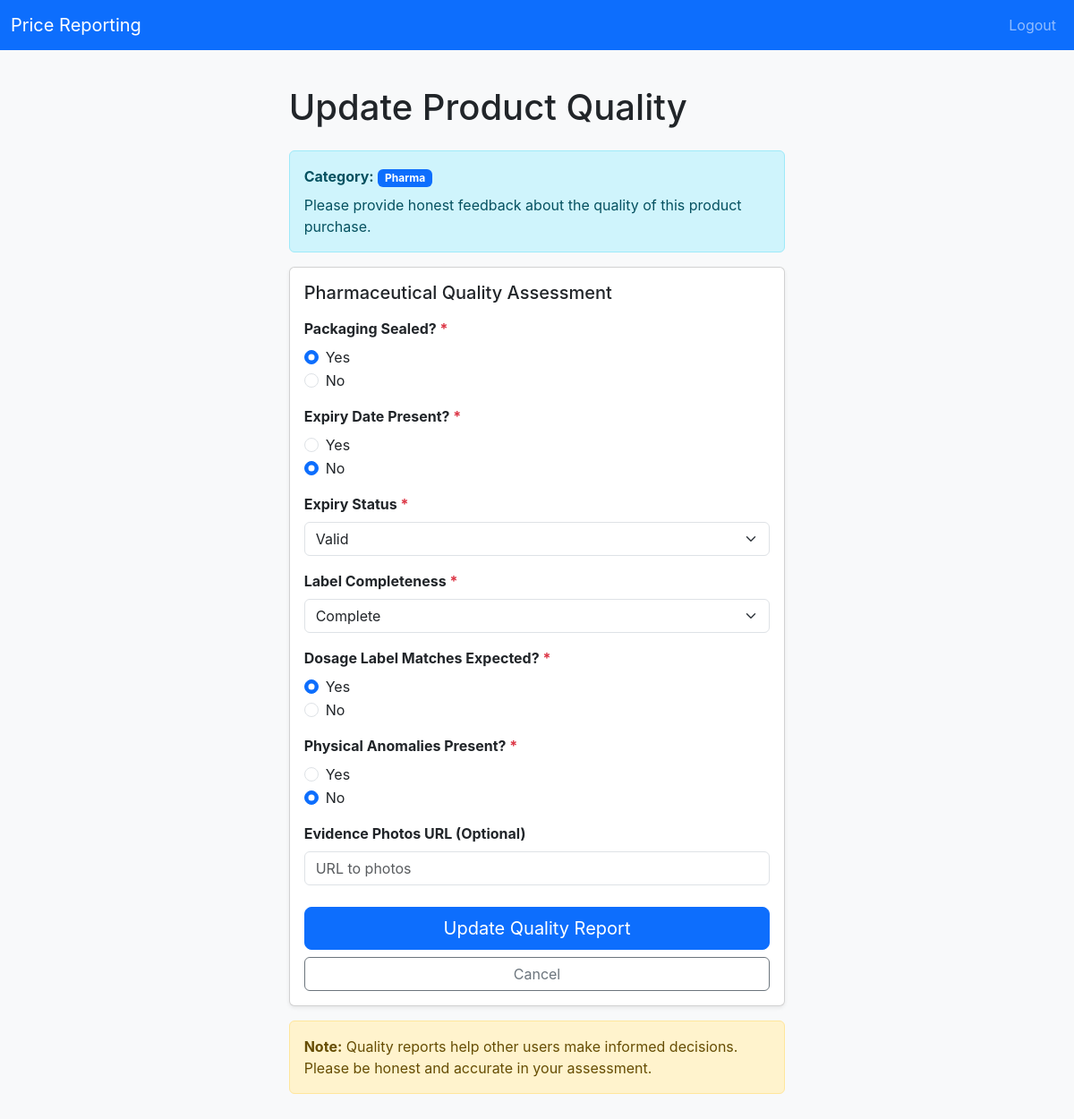
Page /create/quality_report/1 (signed in) on the committed database.
### tables this page shows
CREATE TABLE products (
  id INTEGER PRIMARY KEY AUTOINCREMENT,
  canonical_name TEXT NOT NULL,
  category TEXT NOT NULL CHECK (
    category IN ('electronics','pharma','apparel','food')
  ),
  created_at DATETIME NOT NULL DEFAULT CURRENT_TIMESTAMP
);

CREATE TABLE pharma_quality_reports (
  id INTEGER PRIMARY KEY AUTOINCREMENT,

  quality_report_id INTEGER NOT NULL UNIQUE,

  packaging_sealed INTEGER NOT NULL CHECK (packaging_sealed IN (0,1)),

  expiry_date_present INTEGER NOT NULL CHECK (expiry_date_present IN (0,1)),

  expiry_status TEXT CHECK (expiry_status IN ('valid','near_expiry','expired')) NOT NULL,

  label_completeness TEXT CHECK (label_completeness IN ('complete','partial','missing')) NOT NULL,

  dosage_label_matches_expected INTEGER NOT NULL CHECK (dosage_label_matches_expected IN (0,1)),

  physical_anomalies_present INTEGER NOT NULL CHECK (physical_anomalies_present IN (0,1)),

  evidence_photos TEXT,

  normalized_quality_score REAL NOT NULL CHECK (normalized_quality_score BETWEEN 0.0 AND 1.0),

  scoring_version TEXT NOT NULL,

  created_at DATETIME NOT NULL DEFAULT CURRENT_TIMESTAMP,

  FOREIGN KEY (quality_report_id)
    REFERENCES quality_reports(id)
    ON DELETE CASCADE
);

### routes/user.py (the view)
@user_bp.route("/create/quality_report/<int:price_report_id>", methods=["GET", "POST"])
@login_required
def create_quality_report(price_report_id):
    try:
        pr = db.execute(
            "SELECT pr.id, pr.user_id, p.category "
            "FROM price_reports pr "
            "JOIN product_aliases pa ON pr.product_alias_id = pa.id "
            "JOIN products p ON pa.product_id = p.id "
            "WHERE pr.id = ?",
            price_report_id
        )
    except Exception as e:
        print(f"Database error: {e}")
        return apology("Database error", 500)
    if not pr:
        return apology("Price report not found", 404)
    if pr[0]['user_id'] != session.get("user_id"):
        return apology("Access denied", 403)
    existing_qr = db.execute(
        "SELECT id FROM quality_reports WHERE price_report_id = ?",
        price_report_id
    )
    category = pr[0]['category']
    is_update = len(existing_qr) > 0
    if request.method == "POST":
        if category == 'electronics':
            return process_electronics_quality(price_report_id, category, is_update)
        elif category == 'pharma':
            return process_pharma_quality(price_report_id, category, is_update)
        elif category == 'food':
            return process_food_quality(price_report_id, category, is_update)
        elif category == 'apparel':
            return process_apparel_quality(price_report_id, category, is_update)
        else:
            return apology("Invalid category", 400)
    else:
        existing_data = None
        if is_update:
            existing_data = get_existing_quality_data(price_report_id, category)
        return render_template("create_quality_report.html",
                             price_report_id=price_report_id,
                             category=category,
                             is_update=is_update,
                             existing_data=existing_data)

### app.py (called while the page is built)
@app.after_request
def after_request(response):
    response.headers["Cache-Control"] = "no-cache, no-store, must-revalidate"
    response.headers["Expires"] = 0
    response.headers["Pragma"] = "no-cache"
    return response

### helpers.py (called while the page is built)
def login_required(f):
    @wraps(f)
    def decorated_function(*args, **kwargs):
        if session.get("user_id") is None:
            return redirect("/login")
        return f(*args, **kwargs)
    return decorated_function

### templates/create_quality_report.html (shortened to what this page needs)
{% extends "layout.html" %}
{% block content %}
<div class="container">
  <div class="row justify-content-center">
    <div class="col-lg-8">
      <h1 class="mb-4">{% if is_update %}Update{% else %}Report{% endif %} Product Quality</h1>
      <div class="alert alert-info">
        <strong>Category:</strong> <span class="badge bg-primary">{{ category|capitalize }}</span>
        <p class="mb-0 mt-2">Please provide honest feedback about the quality of this product purchase.</p>
      </div>
      <div class="card shadow-sm">
        <div class="card-body">
          <form method="post" id="quality-report-form">
            {% if category == 'electronics' %}
            <h5 class="mb-3">Electronics Quality Assessment</h5>
            <div class="mb-3">
              <label class="form-label fw-bold">Device Functional? <span class="text-danger">*</span></label>
              <div>
                <div class="form-check">
                  <input class="form-check-input" type="radio" name="device_functional" id="functional_yes" value="1" required
                    {% if existing_data and existing_data.device_functional == 1 %}checked{% endif %}>
                  <label class="form-check-label" for="functional_yes">Yes</label>
                </div>
                <div class="form-check">
                  <input class="form-check-input" type="radio" name="device_functional" id="functional_no" value="0"
                    {% if existing_data and existing_data.device_functional == 0 %}checked{% endif %}>
                  <label class="form-check-label" for="functional_no">No</label>
                </div>
              </div>
            </div>
            <div class="mb-3">
              <label for="authenticity_confidence" class="form-label fw-bold">Authenticity Confidence (1-5) <span class="text-danger">*</span></label>
              <select class="form-select" id="authenticity_confidence" name="authenticity_confidence" required>
                <option value="">Select...</option>
                <option value="1" {% if existing_data and existing_data.authenticity_confidence == 1 %}selected{% endif %}>1 - Definitely Counterfeit</option>
                <option value="2" {% if existing_data and existing_data.authenticity_confidence == 2 %}selected{% endif %}>2 - Likely Counterfeit</option>
                <option value="3" {% if existing_data and existing_data.authenticity_confidence == 3 %}selected{% endif %}>3 - Uncertain</option>
                <option value="4" {% if existing_data and existing_data.authenticity_confidence == 4 %}selected{% endif %}>4 - Likely Authentic</option>
                <option value="5" {% if existing_data and existing_data.authenticity_confidence == 5 %}selected{% endif %}>5 - Definitely Authentic</option>
              </select>
            </div>
            <div class="mb-3">
              <label for="condition_match" class="form-label fw-bold">Condition Match Expectation (1-5) <span class="text-danger">*</span></label>
              <select class="form-select" id="condition_match" name="condition_match" required>
                <option value="">Select...</option>
                <option value="1" {% if existing_data and existing_data.condition_match == 1 %}selected{% endif %}>1 - Much Worse</option>
                <option value="2" {% if existing_data and existing_data.condition_match == 2 %}selected{% endif %}>2 - Worse</option>
                <option value="3" {% if existing_data and existing_data.condition_match == 3 %}selected{% endif %}>3 - As Expected</option>
                <option value="4" {% if existing_data and existing_data.condition_match == 4 %}selected{% endif %}>4 - Better</option>
                <option value="5" {% if existing_data and existing_data.condition_match == 5 %}selected{% endif %}>5 - Much Better</option>
              </select>
            </div>
            <div class="mb-3">
              <label class="form-label fw-bold">Warranty Honored?</label>
              <div>
                <div class="form-check">
                  <input class="form-check-input" type="radio" name="warranty_honored" id="warranty_yes" value="1"
                    {% if existing_data and existing_data.warranty_honored == 1 %}checked{% endif %}>
                  <label class="form-check-label" for="warranty_yes">Yes</label>
                </div>
                <div class="form-check">
                  <input class="form-check-input" type="radio" name="warranty_honored" id="warranty_no" value="0"
                    {% if existing_data and existing_data.warranty_honored == 0 %}checked{% endif %}>
                  <label class="form-check-label" for="warranty_no">No</label>
                </div>
                <div class="form-check">
                  <input class="form-check-input" type="radio" name="warranty_honored" id="warranty_na" value=""
                    {% if not existing_data or existing_data.warranty_honored is none %}checked{% endif %}>
                  <label class="form-check-label" for="warranty_na">N/A / Not Tested</label>
                </div>
              </div>
            </div>
            <div class="mb-3">
              <label class="form-label fw-bold">Accessories Complete? <span class="text-danger">*</span></label>
              <div>
                <div class="form-check">
                  <input class="form-check-input" type="radio" name="accessories_complete" id="accessories_yes" value="1" required
                    {% if existing_data and existing_data.accessories_complete == 1 %}checked{% endif %}>
                  <label class="form-check-label" for="accessories_yes">Yes</label>
                </div>
                <div class="form-check">
                  <input class="form-check-input" type="radio" name="accessories_complete" id="accessories_no" value="0"
                    {% if existing_data and existing_data.accessories_complete == 0 %}checked{% endif %}>
                  <label class="form-check-label" for="accessories_no">No</label>
                </div>
              </div>
            </div>
            <div class="mb-3">
              <label for="reported_issue" class="form-label fw-bold">Reported Issues (Optional)</label>
              <textarea class="form-control" id="reported_issue" name="reported_issue" rows="3"
                placeholder="Describe any issues or defects...">{% if existing_data %}{{ existing_data.reported_issue }}{% endif %}</textarea>
            </div>
            {% elif category == 'pharma' %}
            <h5 class="mb-3">Pharmaceutical Quality Assessment</h5>
            <div class="mb-3">
              <label class="form-label fw-bold">Packaging Sealed? <span class="text-danger">*</span></label>
              <div>
                <div class="form-check">
                  <input class="form-check-input" type="radio" name="packaging_sealed" id="sealed_yes" value="1" required
                    {% if existing_data and existing_data.packaging_sealed == 1 %}checked{% endif %}>
                  <label class="form-check-label" for="sealed_yes">Yes</label>
                </div>
                <div class="form-check">
                  <input class="form-check-input" type="radio" name="packaging_sealed" id="sealed_no" value="0"
                    {% if existing_data and existing_data.packaging_sealed == 0 %}checked{% endif %}>
                  <label class="form-check-label" for="sealed_no">No</label>
                </div>
              </div>
            </div>
            <div class="mb-3">
              <label class="form-label fw-bold">Expiry Date Present? <span class="text-danger">*</span></label>
              <div>
                <div class="form-check">
                  <input class="form-check-input" type="radio" name="expiry_date_present" id="expiry_present_yes" value="1" required
                    {% if existing_data and existing_data.expiry_date_present == 1 %}checked{% endif %}>
                  <label class="form-check-label" for="expiry_present_yes">Yes</label>
                </div>
                <div class="form-check">
                  <input class="form-check-input" type="radio" name="expiry_date_present" id="expiry_present_no" value="0"
                    {% if existing_data and existing_data.expiry_date_present == 0 %}checked{% endif %}>
                  <label class="form-check-label" for="expiry_present_no">No</label>
                </div>
              </div>
            </div>
            <div class="mb-3">
              <label for="expiry_status" class="form-label fw-bold">Expiry Status <span class="text-danger">*</span></label>
              <select class="form-select" id="expiry_status" name="expiry_status" required>
                <option value="valid" {% if existing_data and existing_data.expiry_status == 'valid' %}selected{% endif %}>Valid</option>
              </select>
            </div>
            <div class="mb-3">
              <label for="label_completeness" class="form-label fw-bold">Label Completeness <span class="text-danger">*</span></label>
              <select class="form-select" id="label_completeness" name="label_completeness" required>
                <option value="complete" {% if existing_data and existing_data.label_completeness == 'complete' %}selected{% endif %}>Complete</option>
              </select>
            </div>
            <div class="mb-3">
              <label class="form-label fw-bold">Dosage Label Matches Expected? <span class="text-danger">*</span></label>
              <div>
                <div class="form-check">
                  <input class="form-check-input" type="radio" name="dosage_label_matches_expected" id="dosage_yes" value="1" required
                    {% if existing_data and existing_data.dosage_label_matches_expected == 1 %}checked{% endif %}>
                  <label class="form-check-label" for="dosage_yes">Yes</label>
                </div>
                <div class="form-check">
                  <input class="form-check-input" type="radio" name="dosage_label_matches_expected" id="dosage_no" value="0"
                    {% if existing_data and existing_data.dosage_label_matches_expected == 0 %}checked{% endif %}>
                  <label class="form-check-label" for="dosage_no">No</label>
                </div>
              </div>
            </div>
            <div class="mb-3">
              <label class="form-label fw-bold">Physical Anomalies Present? <span class="text-danger">*</span></label>
              <div>
                <div class="form-check">
                  <input class="form-check-input" type="radio" name="physical_anomalies_present" id="anomalies_yes" value="1" required
                    {% if existing_data and existing_data.physical_anomalies_present == 1 %}checked{% endif %}>
                  <label class="form-check-label" for="anomalies_yes">Yes</label>
                </div>
                <div class="form-check">
                  <input class="form-check-input" type="radio" name="physical_anomalies_present" id="anomalies_no" value="0"
                    {% if existing_data and existing_data.physical_anomalies_present == 0 %}checked{% endif %}>
                  <label class="form-check-label" for="anomalies_no">No</label>
                </div>
              </div>
            </div>
            <div class="mb-3">
              <label for="evidence_photos" class="form-label fw-bold">Evidence Photos URL (Optional)</label>
              <input type="text" class="form-control" id="evidence_photos" name="evidence_photos" placeholder="URL to photos" value="{% if existing_data %}{{ existing_data.evidence_photos }}{% endif %}">
            </div>
            {% endif %}
            <div class="d-grid gap-2 mt-4">
              <button type="submit" class="btn btn-primary btn-lg">{% if is_update %}Update Quality Report{% else %}Submit Quality Report{% endif %}</button>
              <a href="/user/price_reports" class="btn btn-outline-secondary">Cancel</a>
            </div>
          </form>
        </div>
      </div>
      <div class="alert alert-warning mt-3">
        <strong>Note:</strong> Quality reports help other users make informed decisions. Please be honest and accurate in your assessment.
      </div>
    </div>
  </div>
</div>
{% endblock %}

### static/css/style.css (style rules this page uses)
body { font-family: -apple-system, BlinkMacSystemFont, "Segoe UI", Roboto, "Helvetica Neue", Arial, sans-serif; margin: 0; padding: 0; background: #f8f9fa; color: #212529; }

### rows in the picture
products: category "Pharma"
pharma_quality_reports: expiry_status "Valid", label_completeness "Complete"
